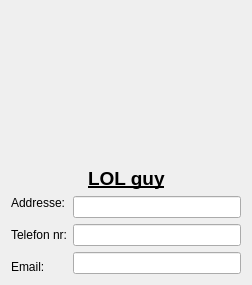
             <widget class="QWidget" name="page_24">
              <layout class="QGridLayout" name="gridLayout_39">
               <item row="0" column="0">
                <layout class="QVBoxLayout" name="verticalLayout_47">
                 <item>
                  <layout class="QHBoxLayout" name="horizontalLayout_77">
                   <item>
                    <layout class="QHBoxLayout" name="horizontalLayout_78">
                     <item>
                      <spacer name="horizontalSpacer_95">
                       <property name="orientation">
                        <enum>Qt::Horizontal</enum>
                       </property>
                       <property name="sizeHint" stdset="0">
                        <size>
                         <width>40</width>
                         <height>20</height>
                        </size>
                       </property>
                      </spacer>
                     </item>
                    </layout>
                   </item>
                   <item>
                    <widget class="QLabel" name="label_113">
                     <property name="minimumSize">
                      <size>
                       <width>150</width>
                       <height>150</height>
                      </size>
                     </property>
                     <property name="maximumSize">
                      <size>
                       <width>150</width>
                       <height>150</height>
                      </size>
                     </property>
                     <property name="text">
                      <string/>
                     </property>
                     <property name="pixmap">
                      <pixmap>../../../Pictures/LOL.PNG</pixmap>
                     </property>
                     <property name="scaledContents">
                      <bool>true</bool>
                     </property>
                    </widget>
                   </item>
                   <item>
                    <spacer name="horizontalSpacer_96">
                     <property name="orientation">
                      <enum>Qt::Horizontal</enum>
                     </property>
                     <property name="sizeHint" stdset="0">
                      <size>
                       <width>40</width>
                       <height>20</height>
                      </size>
                     </property>
                    </spacer>
                   </item>
                  </layout>
                 </item>
                 <item>
                  <layout class="QHBoxLayout" name="horizontalLayout_79">
                   <item>
                    <spacer name="horizontalSpacer_97">
                     <property name="orientation">
                      <enum>Qt::Horizontal</enum>
                     </property>
                     <property name="sizeHint" stdset="0">
                      <size>
                       <width>40</width>
                       <height>20</height>
                      </size>
                     </property>
                    </spacer>
                   </item>
                   <item>
                    <widget class="QLabel" name="label_114">
                     <property name="font">
                      <font>
                       <pointsize>14</pointsize>
                       <weight>75</weight>
                       <bold>true</bold>
                       <underline>true</underline>
                      </font>
                     </property>
                     <property name="text">
                      <string>LOL guy</string>
                     </property>
                    </widget>
                   </item>
                   <item>
                    <spacer name="horizontalSpacer_98">
                     <property name="orientation">
                      <enum>Qt::Horizontal</enum>
                     </property>
                     <property name="sizeHint" stdset="0">
                      <size>
                       <width>40</width>
                       <height>20</height>
                      </size>
                     </property>
                    </spacer>
                   </item>
                  </layout>
                 </item>
                </layout>
               </item>
               <item row="1" column="0">
                <layout class="QGridLayout" name="gridLayout_40">
                 <item row="0" column="0" rowspan="3">
                  <layout class="QVBoxLayout" name="verticalLayout_48">
                   <item>
                    <widget class="QLabel" name="label_115">
                     <property name="text">
                      <string>Addresse:</string>
                     </property>
                    </widget>
                   </item>
                   <item>
                    <spacer name="verticalSpacer_45">
                     <property name="orientation">
                      <enum>Qt::Vertical</enum>
                     </property>
                     <property name="sizeHint" stdset="0">
                      <size>
                       <width>20</width>
                       <height>28</height>
                      </size>
                     </property>
                    </spacer>
                   </item>
                   <item>
                    <widget class="QLabel" name="label_116">
                     <property name="text">
                      <string>Telefon nr:</string>
                     </property>
                    </widget>
                   </item>
                   <item>
                    <spacer name="verticalSpacer_46">
                     <property name="orientation">
                      <enum>Qt::Vertical</enum>
                     </property>
                     <property name="sizeHint" stdset="0">
                      <size>
                       <width>20</width>
                       <height>28</height>
                      </size>
                     </property>
                    </spacer>
                   </item>
                   <item>
                    <widget class="QLabel" name="label_117">
                     <property name="text">
                      <string>Email:</string>
                     </property>
                    </widget>
                   </item>
                  </layout>
                 </item>
                 <item row="0" column="1">
                  <widget class="QLineEdit" name="lineEdit_64"/>
                 </item>
                 <item row="1" column="1">
                  <widget class="QLineEdit" name="lineEdit_65"/>
                 </item>
                 <item row="2" column="1">
                  <widget class="QLineEdit" name="lineEdit_66"/>
                 </item>
                </layout>
               </item>
              </layout>
             </widget>
